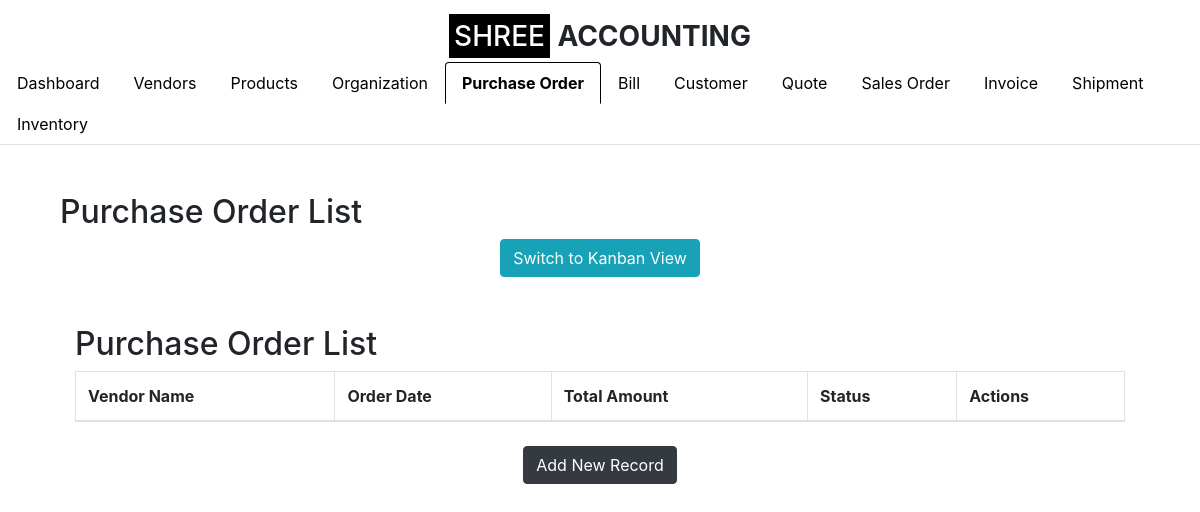
The page /purchase_order_list (signed in) on the database as committed earlier.
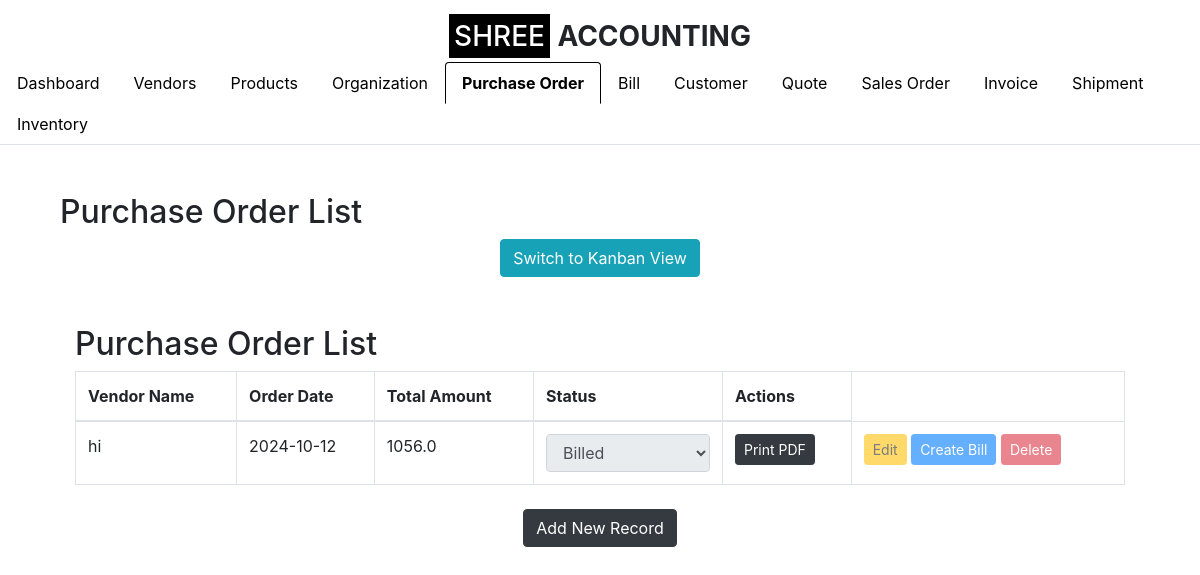
The same page on the database as committed later.
### app.py (models this page shows)
class PurchaseOrder(db.Model):
    id = db.Column(db.Integer, primary_key=True)
    vendor_id = db.Column(db.Integer, db.ForeignKey('vendor.id'), nullable=False)
    order_date = db.Column(db.Date, nullable=False)
    total_amount = db.Column(db.Float, nullable=False)
    status = db.Column(db.String(50), nullable=False)
    vendor = db.relationship('Vendor', backref=db.backref('purchase_orders', lazy=True))
    line_items = db.relationship('LineItem', backref='purchase_order', lazy=True, cascade="all, delete-orphan")

class Vendor(db.Model):
    id = db.Column(db.Integer, primary_key=True)
    vendor_name = db.Column(db.String(100), nullable=False)
    company_name = db.Column(db.String(100), nullable=False)
    email_id = db.Column(db.String(100), nullable=False)
    phone_number = db.Column(db.String(15), nullable=False)
    address = db.Column(db.String(255), nullable=False)
    organization_id = db.Column(db.Integer, db.ForeignKey('organization.id'), nullable=False)
    organization = db.relationship('Organization', backref=db.backref('vendors', lazy=True))

### app.py (the view)
    def wrap(*args, **kwargs):
        if 'logged_in' in session:
            return f(*args, **kwargs)
        else:
            flash('Please log in first.', 'warning')
            return redirect(url_for('login'))

### app.py (called while the page is built)
def login_required(f):
    def wrap(*args, **kwargs):
        if 'logged_in' in session:
            return f(*args, **kwargs)
        else:
            flash('Please log in first.', 'warning')
            return redirect(url_for('login'))
    wrap.__name__ = f.__name__
    return wrap

@app.route('/purchase_order_list')
@login_required
def purchase_order_list():
    organization_id = session.get('organization_id')
    purchase_orders = PurchaseOrder.query.join(Vendor).filter(Vendor.organization_id == organization_id).all()
    return render_template('purchase_order_list.html', purchase_orders=purchase_orders, show_logo=True, active_tab='purchase_order')

### templates/purchase_order_list.html (shortened to what this page needs)
{% extends "base.html" %}
{% block content %}
<div class="container mt-5">
    <h2>Purchase Order List</h2>
    <div class="text-center mb-4">
        <button class="btn btn-info" id="toggleViewBtn">Switch to Kanban View</button>
    </div>
    <div id="tableView" class="container mt-5">
        <h2>Purchase Order List</h2>
        <table class="table table-bordered">
            <thead>
                <tr>
                    <th>Vendor Name</th>
                    <th>Order Date</th>
                    <th>Total Amount</th>
                    <th>Status</th>
                    <th>Actions</th>
                </tr>
            </thead>
            <tbody>
                {% for order in purchase_orders %}
                <tr>
                    <td>{{ order.vendor.vendor_name }}</td>
                    <td>{{ order.order_date }}</td>
                    <td>{{ order.total_amount }}</td>
                    <td>
                        <form action="/update_status/{{ order.id }}" method="POST">
                            <select name="status" class="form-control" onchange="this.form.submit()" {% if order.status == 'Billed' %}disabled{% endif %}>
                                <option value="Billed" {% if order.status == 'Billed' %}selected{% endif %}>Billed</option>
                            </select>
                        </form>
                    </td>
                    <td>
    <a href="/generate_purchase_order_pdf/{{ order.id }}" class="btn btn-dark btn-sm">Print PDF</a>
</td>
                    <td>
                        <a href="/edit_purchase_order/{{ order.id }}" class="btn btn-warning btn-sm" {% if order.status == 'Billed' %}style="pointer-events: none; opacity: 0.6;"{% endif %}>Edit</a>
                        <a href="/create_bill?purchase_order_id={{ order.id }}" class="btn btn-primary btn-sm" {% if order.status == 'Billed' %}style="pointer-events: none; opacity: 0.6;"{% endif %}>Create Bill</a>
                        <form action="/delete_purchase_order/{{ order.id }}" method="POST" style="display:inline-block;" {% if order.status == 'Billed' %}style="pointer-events: none; opacity: 0.6;"{% endif %}>
                            <button type="submit" class="btn btn-danger btn-sm" {% if order.status == 'Billed' %}style="pointer-events: none; opacity: 0.6;"{% endif %}>Delete</button>
                        </form>
                    </td>
                </tr>
                {% endfor %}
            </tbody>
        </table>
    </div>
    <div class="text-center mt-4">
        <a href="/purchase_order" class="btn btn-dark">Add New Record</a>
    </div>
</div>
{% endblock %}

Rows that differ between the two databases and show on the page:
added PurchaseOrder: vendor.vendor_name "hi", order_date "2024-10-12", total_amount "1056.0", status "Billed"
